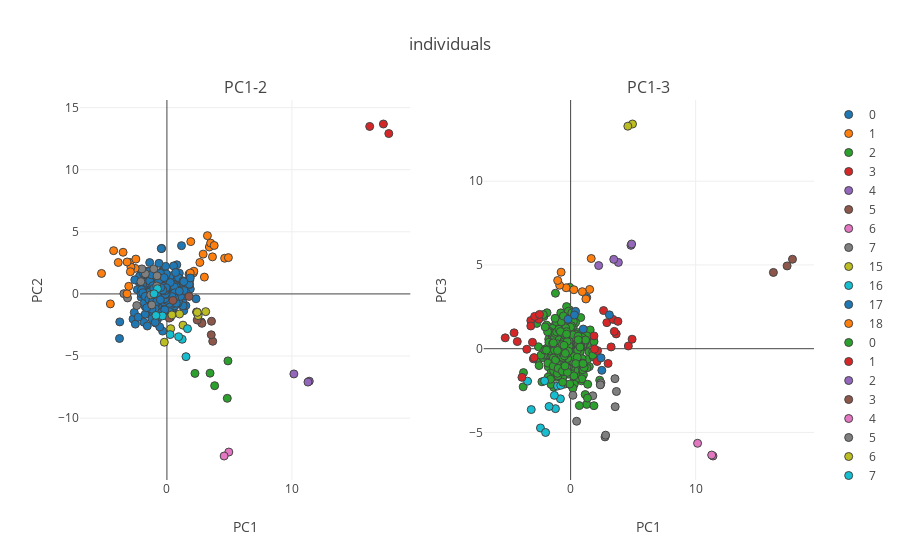

Notebook source saved alongside this figure:
### Code cell
n_comp= 3

subsel= list(np.random.choice(list(range(window_muts.shape[0])),700,replace= False))

data= scale(window_muts[subsel])
pca = PCA(n_components=n_comp, whiten=False,svd_solver='randomized')
features = pca.fit_transform(data)

var_comps= pca.explained_variance_ratio_

####

from sklearn.cluster import MeanShift, estimate_bandwidth
bandwidth = estimate_bandwidth(features, quantile=0.3, n_samples=features.shape[0])

ms = MeanShift(bandwidth=bandwidth, bin_seeding=False)
ms.fit(features)
labels = ms.labels_
'''

###

from sklearn.cluster import KMeans
kmeans = KMeans(n_clusters=2, random_state=0).fit(features)
labels= kmeans.labels_
'''
###
zlib= {
    z: [x for x in range(len(labels)) if labels[x] == z] for z in list(set(labels))
}

zlib= {z:g for z,g in zlib.items() if len(g) > 1}

titles= ['PC1-2','PC1-3']
fig_subplots = tools.make_subplots(rows= 1, cols=2,
                             subplot_titles=tuple(titles))

for col in range(1,3):
    fig_data= [go.Scatter(
            x= features[zlib[i],0],
            y= features[zlib[i],col],
            mode= "markers",
            marker= {
            'line': {'width': 1},
            'size': 8,
            'symbol': 'circle',
          "opacity": 1
          },
          name= str(i)
        ) for i in list(zlib.keys())]
    
    for trace1 in fig_data:
        fig_subplots.append_trace(trace1, 1, col)
    
    fig_subplots.update_xaxes(title= 'PC1')

    fig_subplots.update_yaxes(title= 'PC' + str(col + 1),row=1, col=col)


layout = go.Layout(
    title= 'mutation profile PCA'
)


fig = go.Figure(data=fig_subplots, layout=layout)
fig['layout'].update(title= 'individuals')
iplot(fig)

### Figure 1 — Plotly figure (JSON) as saved in the notebook; plotly's stock layout.template omitted (floating-point values rounded to 4 significant figures; data arrays with more than 128 entries replaced by an {"elided": "..."} marker saying what was removed)
{"data": [{"marker": {"line": {"width": 1}, "opacity": 1, "size": 8, "symbol": "circle"}, "mode": "markers", "name": "0", "type": "scatter", "uid": "1448bd78-a1fb-4aaf-a9b1-359648b8dd9e", "x": {"elided": "606 float values"}, "xaxis": "x", "y": {"elided": "606 float values"}, "yaxis": "y"}, {"marker": {"line": {"width": 1}, "opacity": 1, "size": 8, "symbol": "circle"}, "mode": "markers", "name": "1", "type": "scatter", "uid": "d5a22a6a-d97c-4d60-a642-8ed3ccfc101c", "x": [2.898, 2.997, 2.636, 4.619, 3.645, 2.119, 3.394, 3.241, 2.155, 4.917, 3.495, 3.783, 1.909, 1.869], "xaxis": "x", "y": [3.203, 1.355, 2.531, 2.871, 2.983, 1.689, 3.776, 4.69, 1.826, 2.924, 4.094, 3.9, 4.211, 1.681], "yaxis": "y"}, {"marker": {"line": {"width": 1}, "opacity": 1, "size": 8, "symbol": "circle"}, "mode": "markers", "name": "2", "type": "scatter", "uid": "d5f9f9a4-17f4-42b1-be66-418b59f948cf", "x": [3.819, 2.245, 3.45, 4.829, 4.881], "xaxis": "x", "y": [-7.39, -6.401, -6.382, -8.406, -5.393], "yaxis": "y"}, {"marker": {"line": {"width": 1}, "opacity": 1, "size": 8, "symbol": "circle"}, "mode": "markers", "name": "3", "type": "scatter", "uid": "70c72d0d-fea3-43d4-90c9-b7ff86db25c4", "x": [17.32, 16.22, 17.75], "xaxis": "x", "y": [13.68, 13.49, 12.91], "yaxis": "y"}, {"marker": {"line": {"width": 1}, "opacity": 1, "size": 8, "symbol": "circle"}, "mode": "markers", "name": "4", "type": "scatter", "uid": "8d7764da-7e0c-4dac-ba67-7e178461e61b", "x": [10.16, 11.39, 11.28], "xaxis": "x", "y": [-6.443, -7.026, -7.099], "yaxis": "y"}, {"marker": {"line": {"width": 1}, "opacity": 1, "size": 8, "symbol": "circle"}, "mode": "markers", "name": "5", "type": "scatter", "uid": "c6a1f4f2-b15a-4cb2-afe7-813c4df28463", "x": [1.772, 2.752, 2.802, 2.389, 2.424, 3.566, 0.4832, 3.665, 0.186, 2.376, 3.546], "xaxis": "x", "y": [-0.206, -2.254, -2.369, -1.473, -2.101, -2.202, -0.5269, -3.816, -1.947, -1.454, -3.29], "yaxis": "y"}, {"marker": {"line": {"width": 1}, "opacity": 1, "size": 8, "symbol": "circle"}, "mode": "markers", "name": "6", "type": "scatter", "uid": "c4f1c6b3-3583-4bc7-9bcc-bbbd97484c6c", "x": [4.951, 4.576], "xaxis": "x", "y": [-12.73, -13.05], "yaxis": "y"}, {"marker": {"line": {"width": 1}, "opacity": 1, "size": 8, "symbol": "circle"}, "mode": "markers", "name": "7", "type": "scatter", "uid": "f43988a7-636e-491f-9392-bf070f4919db", "x": [-3.442, -1.21, -0.8149, -2.083, -1.722, -2.412, -1.046, -1.297, -2.001, -0.7877, -3.147], "xaxis": "x", "y": [0.0221, -0.8871, 0.6371, 0.992, 1.62, -0.9373, 2.016, -0.081, 2.015, 1.456, -0.3217], "yaxis": "y"}, {"marker": {"line": {"width": 1}, "opacity": 1, "size": 8, "symbol": "circle"}, "mode": "markers", "name": "15", "type": "scatter", "uid": "63603a91-32a9-45a5-91be-cd0c879be81f", "x": [1.01, 3.103, 2.498, 0.3979, -0.2068, 2.432, 0.3045, 1.287], "xaxis": "x", "y": [-1.616, -1.426, -1.745, -1.69, -3.889, -1.486, -2.797, -2.515], "yaxis": "y"}, {"marker": {"line": {"width": 1}, "opacity": 1, "size": 8, "symbol": "circle"}, "mode": "markers", "name": "16", "type": "scatter", "uid": "4298bff2-6766-494e-9975-e61e1b57821e", "x": [-0.7571, -0.3586, 1.65, 1.526, 0.2597, 1.22, 0.9383, -0.8762, -1.035], "xaxis": "x", "y": [0.4209, -1.769, -2.798, -5.053, -3.273, -3.653, -3.444, -1.735, 0.01217], "yaxis": "y"}, {"marker": {"line": {"width": 1}, "opacity": 1, "size": 8, "symbol": "circle"}, "mode": "markers", "name": "17", "type": "scatter", "uid": "4db8f9f9-bd20-4c32-9c52-42c51c314f48", "x": [-0.4203, 1.287, 1.167, 0.6995, -0.4477, -0.635, 1.867, 1.348], "xaxis": "x", "y": [3.665, 1.038, 3.886, 1.727, 3.653, 2.464, 1.285, 0.9899], "yaxis": "y"}, {"marker": {"line": {"width": 1}, "opacity": 1, "size": 8, "symbol": "circle"}, "mode": "markers", "name": "18", "type": "scatter", "uid": "73596054-dab6-4c58-bc5a-b37093f7d2bb", "x": [-5.23, -2.543, -2.976, -3.185, -2.876, -2.486, -2.922, -4.263, -3.184, -3.505, -3.891, -3.049, -4.522], "xaxis": "x", "y": [1.648, 2.058, 2.537, 0.01165, 2.159, 2.806, 1.788, 3.483, 2.572, 3.353, 2.531, 0.6114, -0.8038], "yaxis": "y"}, {"marker": {"line": {"width": 1}, "opacity": 1, "size": 8, "symbol": "circle"}, "mode": "markers", "name": "0", "type": "scatter", "uid": "c70e19c0-515e-4631-b3fa-44dc66015603", "x": {"elided": "606 float values"}, "xaxis": "x2", "y": {"elided": "606 float values"}, "yaxis": "y2"}, {"marker": {"line": {"width": 1}, "opacity": 1, "size": 8, "symbol": "circle"}, "mode": "markers", "name": "1", "type": "scatter", "uid": "f56872bf-0dd2-4d94-812f-629474dace50", "x": [2.898, 2.997, 2.636, 4.619, 3.645, 2.119, 3.394, 3.241, 2.155, 4.917, 3.495, 3.783, 1.909, 1.869], "xaxis": "x2", "y": [1.556, -0.8806, 2.276, 0.1623, 0.8817, -0.7635, 1.75, 0.1052, -0.117, 0.5658, 1.032, 1.632, -0.02149, 0.764], "yaxis": "y2"}, {"marker": {"line": {"width": 1}, "opacity": 1, "size": 8, "symbol": "circle"}, "mode": "markers", "name": "2", "type": "scatter", "uid": "6dea8c98-3431-4e5f-b469-ffcb9058f030", "x": [3.819, 2.245, 3.45, 4.829, 4.881], "xaxis": "x2", "y": [5.151, 4.963, 5.333, 6.168, 6.25], "yaxis": "y2"}, {"marker": {"line": {"width": 1}, "opacity": 1, "size": 8, "symbol": "circle"}, "mode": "markers", "name": "3", "type": "scatter", "uid": "be5d7677-96b8-4d3d-8107-d3db4bfb7aab", "x": [17.32, 16.22, 17.75], "xaxis": "x2", "y": [4.942, 4.552, 5.339], "yaxis": "y2"}, {"marker": {"line": {"width": 1}, "opacity": 1, "size": 8, "symbol": "circle"}, "mode": "markers", "name": "4", "type": "scatter", "uid": "ae776358-9107-453a-a4c7-17b189647245", "x": [10.16, 11.39, 11.28], "xaxis": "x2", "y": [-5.647, -6.406, -6.349], "yaxis": "y2"}, {"marker": {"line": {"width": 1}, "opacity": 1, "size": 8, "symbol": "circle"}, "mode": "markers", "name": "5", "type": "scatter", "uid": "a069ca67-6268-4543-9117-8a2d4bd22880", "x": [1.772, 2.752, 2.802, 2.389, 2.424, 3.566, 0.4832, 3.665, 0.186, 2.376, 3.546], "xaxis": "x2", "y": [-2.811, -5.266, -5.162, -2.138, -2.039, -3.465, -4.331, -2.554, -2.782, -2.159, -1.79], "yaxis": "y2"}, {"marker": {"line": {"width": 1}, "opacity": 1, "size": 8, "symbol": "circle"}, "mode": "markers", "name": "6", "type": "scatter", "uid": "a2ad4c56-56ca-432e-9993-12cbc716c114", "x": [4.951, 4.576], "xaxis": "x2", "y": [13.41, 13.28], "yaxis": "y2"}, {"marker": {"line": {"width": 1}, "opacity": 1, "size": 8, "symbol": "circle"}, "mode": "markers", "name": "7", "type": "scatter", "uid": "46b5f17f-e6ab-4bc9-9a34-c3a4cb161f3c", "x": [-3.442, -1.21, -0.8149, -2.083, -1.722, -2.412, -1.046, -1.297, -2.001, -0.7877, -3.147], "xaxis": "x2", "y": [-1.941, -3.58, -2.991, -1.924, -3.449, -4.732, -2.231, -2.787, -5.002, -2.187, -3.634], "yaxis": "y2"}, {"marker": {"line": {"width": 1}, "opacity": 1, "size": 8, "symbol": "circle"}, "mode": "markers", "name": "15", "type": "scatter", "uid": "a97b12f2-52bc-467b-bb02-90fc5479f9b3", "x": [1.01, 3.103, 2.498, 0.3979, -0.2068, 2.432, 0.3045, 1.287], "xaxis": "x2", "y": [1.173, 2.019, -1.29, 2.229, 1.755, -0.547, 2.01, 3.056], "yaxis": "y2"}, {"marker": {"line": {"width": 1}, "opacity": 1, "size": 8, "symbol": "circle"}, "mode": "markers", "name": "16", "type": "scatter", "uid": "4b610f89-1edc-400f-9e08-19918b74f4fa", "x": [-0.7571, -0.3586, 1.65, 1.526, 0.2597, 1.22, 0.9383, -0.8762, -1.035], "xaxis": "x2", "y": [4.569, 3.638, 5.384, 3.538, 3.52, 2.968, 3.405, 3.787, 4.072], "yaxis": "y2"}, {"marker": {"line": {"width": 1}, "opacity": 1, "size": 8, "symbol": "circle"}, "mode": "markers", "name": "17", "type": "scatter", "uid": "2309b78e-4dd1-4773-9537-51cf534de30c", "x": [-0.4203, 1.287, 1.167, 0.6995, -0.4477, -0.635, 1.867, 1.348], "xaxis": "x2", "y": [-0.2764, -3.326, -2.738, -3.398, -1.033, -2.003, -3.401, -2.949], "yaxis": "y2"}, {"marker": {"line": {"width": 1}, "opacity": 1, "size": 8, "symbol": "circle"}, "mode": "markers", "name": "18", "type": "scatter", "uid": "9942e60b-9d3e-4563-a5b2-d42cfedb3c4a", "x": [-5.23, -2.543, -2.976, -3.185, -2.876, -2.486, -2.922, -4.263, -3.184, -3.505, -3.891, -3.049, -4.522], "xaxis": "x2", "y": [0.6482, 1.759, -0.6052, 1.679, 1.929, 2.047, -0.5306, 0.4259, 1.355, -0.03339, -1.712, 0.3805, 0.9467], "yaxis": "y2"}], "layout": {"annotations": [{"font": {"size": 16}, "showarrow": false, "text": "PC1-2", "x": 0.225, "xanchor": "center", "xref": "paper", "y": 1, "yanchor": "bottom", "yref": "paper"}, {"font": {"size": 16}, "showarrow": false, "text": "PC1-3", "x": 0.775, "xanchor": "center", "xref": "paper", "y": 1, "yanchor": "bottom", "yref": "paper"}], "title": {"text": "individuals"}, "xaxis": {"anchor": "y", "domain": [0, 0.45], "title": {"text": "PC1"}}, "xaxis2": {"anchor": "y2", "domain": [0.55, 1], "title": {"text": "PC1"}}, "yaxis": {"anchor": "x", "domain": [0, 1], "title": {"text": "PC2"}}, "yaxis2": {"anchor": "x2", "domain": [0, 1], "title": {"text": "PC3"}}}}
